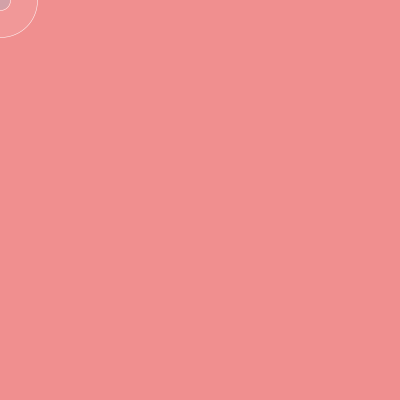
Frame 1 (no input)
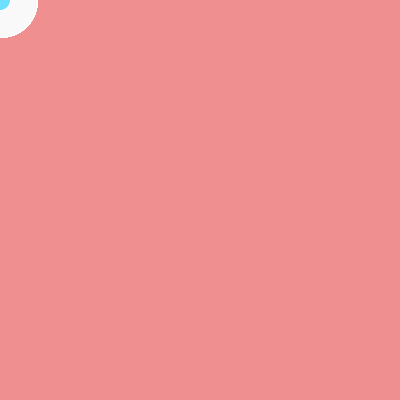
Frame 60 (the mouse pressed at the canvas centre just before this capture)
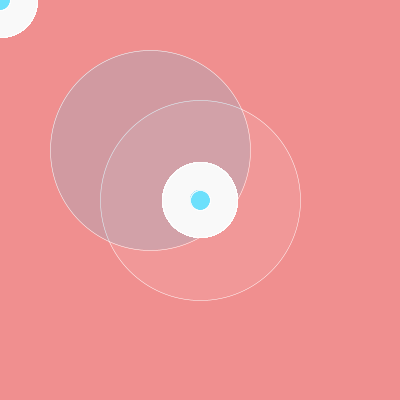
Frame 120 (the mouse held since frame 60 and released just before this capture)

The Processing sketch that drew these frames (run headless with seeded random() and noise(); from frame 60 on, the mouse is pressed at the canvas centre):

// Processing sketch: processing_86703
// ── processing_86703.pde

// © Laura Tjho Jan 24 2013
// 60-357 Hw Assignment 3

float x, y, wd, ht;

void setup ()
{
  size(400,400);
  x=1;
  y= height*.5;
  wd= width* .25;
  ht= height*.25;
  
  frameRate(15);
  smooth();
  background(240, 143, 143);
}

void draw()
{
  float x= mouseX;
  float y= mouseY;
  
  stroke(255);
  fill(255, 20);
  strokeWeight(.5);
  ellipse(x, y, wd*.75, ht*.75);
  
  ellipse(mouseX, mouseY, (mouseX-pmouseY), (mouseY-pmouseY) );
  
  float distX = mouseX-x;
  float distY = mouseY-y;
  
  fill(46, 211, 255, 40);
  ellipse(x, y, wd*.2, ht*.2);
  ellipse(mouseX-(x*.25), mouseY-(y*.25), (mouseX-pmouseY), (mouseY-pmouseY));
}
